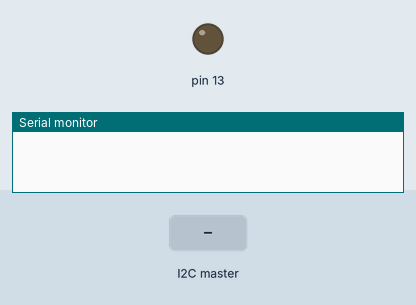
A sketch run on a simulated Arduino Uno, built with avr-gcc and run on an emulated ATmega328P. Parts: output pins drawn as LEDs (lit = HIGH), the last lines printed to the serial monitor. The test bench sets the inputs (shaded band).

Above: at 1.2 s.
1.3 s: the I2C master sends the byte 0
At 1.9 s:
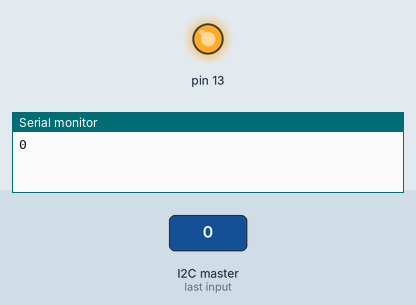
2.8 s: the I2C master sends the byte 1
At 4.2 s:
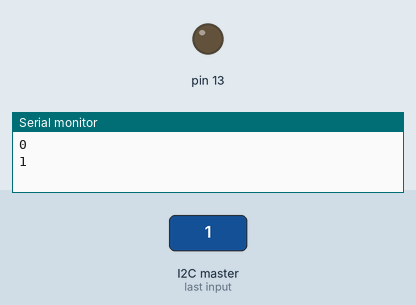
Timing chart, 0 to 5.8 s (numbered marks = the images above; inputs shaded):
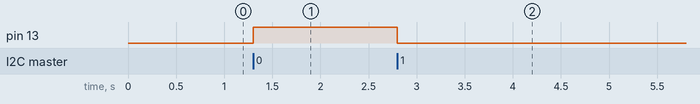

Measured:
- after the input at 1.3 s, pin 13: LOW → HIGH at once
- after the input at 2.8 s, pin 13: HIGH → LOW at once

The sketch:

slave_8.ino
```cpp
#include <Wire.h>

void setup() {
  Wire.begin(8);                // join i2c bus with address #8
  Wire.onReceive(receiveEvent); // register event
  Serial.begin(115200);           // start serial for output
  pinMode(13,OUTPUT);
}

void loop() {
  delay(100);
}

// function that executes whenever data is received from master
// this function is registered as an event, see setup()
void receiveEvent(int howMany) {
  while (1 < Wire.available()) { // loop through all but the last
    char c = Wire.read(); // receive byte as a character
    Serial.print(c);         // print the character
  }
  int x = Wire.read();    // receive byte as an integer
  if(x == 0){
    digitalWrite(13,HIGH);
  }
  else if(x == 1){
    digitalWrite(13,LOW);
  }
  Serial.println(x);         // print the integer
}
```
